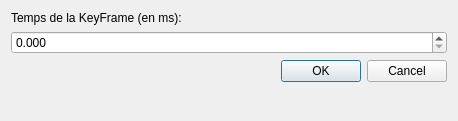
<?xml version="1.0" encoding="UTF-8"?>
<ui version="4.0">
 <class>FrameTimeDialog</class>
 <widget class="QDialog" name="FrameTimeDialog">
  <property name="geometry">
   <rect>
    <x>0</x>
    <y>0</y>
    <width>458</width>
    <height>121</height>
   </rect>
  </property>
  <property name="windowTitle">
   <string>KeyFrame time</string>
  </property>
  <layout class="QVBoxLayout" name="verticalLayout">
   <item>
    <widget class="QLabel" name="label">
     <property name="text">
      <string>Temps de la KeyFrame (en ms):</string>
     </property>
    </widget>
   </item>
   <item>
    <widget class="QDoubleSpinBox" name="doubleSpinBox">
     <property name="decimals">
      <number>3</number>
     </property>
     <property name="maximum">
      <double>3599.989999999999782</double>
     </property>
     <property name="singleStep">
      <double>0.100000000000000</double>
     </property>
    </widget>
   </item>
   <item>
    <layout class="QHBoxLayout" name="horizontalLayout">
     <item>
      <spacer name="horizontalSpacer">
       <property name="orientation">
        <enum>Qt::Horizontal</enum>
       </property>
       <property name="sizeHint" stdset="0">
        <size>
         <width>40</width>
         <height>20</height>
        </size>
       </property>
      </spacer>
     </item>
     <item>
      <widget class="QDialogButtonBox" name="buttonBox">
       <property name="orientation">
        <enum>Qt::Horizontal</enum>
       </property>
       <property name="standardButtons">
        <set>QDialogButtonBox::Cancel|QDialogButtonBox::Ok</set>
       </property>
      </widget>
     </item>
    </layout>
   </item>
   <item>
    <spacer name="verticalSpacer">
     <property name="orientation">
      <enum>Qt::Vertical</enum>
     </property>
     <property name="sizeHint" stdset="0">
      <size>
       <width>20</width>
       <height>40</height>
      </size>
     </property>
    </spacer>
   </item>
  </layout>
 </widget>
 <resources/>
 <connections>
  <connection>
   <sender>buttonBox</sender>
   <signal>accepted()</signal>
   <receiver>FrameTimeDialog</receiver>
   <slot>accept()</slot>
   <hints>
    <hint type="sourcelabel">
     <x>248</x>
     <y>254</y>
    </hint>
    <hint type="destinationlabel">
     <x>157</x>
     <y>274</y>
    </hint>
   </hints>
  </connection>
  <connection>
   <sender>buttonBox</sender>
   <signal>rejected()</signal>
   <receiver>FrameTimeDialog</receiver>
   <slot>reject()</slot>
   <hints>
    <hint type="sourcelabel">
     <x>316</x>
     <y>260</y>
    </hint>
    <hint type="destinationlabel">
     <x>286</x>
     <y>274</y>
    </hint>
   </hints>
  </connection>
 </connections>
</ui>
